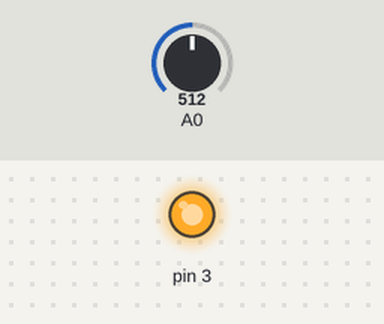
A sketch run on a simulated Arduino Uno, built with avr-gcc and run on an emulated ATmega328P. Shown: output pins drawn as LEDs (lit = HIGH). Inputs (shaded band) come from the test bench; at power-on: A0 = 512. What the sketch prints to the serial monitor is not drawn.

Above: at 0.1 s.
Timing chart, 0 to 1.6 s (numbered marks = the images above):
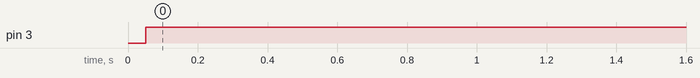

The sketch:

Laptop_Cooler.ino
```cpp
#include "print.h"
// resistance at 25 degrees C
static constexpr int THERMISTOR_NOMINAL = 10000;
// temp. for nominal resistance (almost always 25 C)
static constexpr int TEMPERATURE_NOMINAL = 25;
// how many samples to take and reading, more takes longer
// but is more 'smooth'
static constexpr int NUM_SAMPLES = 5;
// The beta coefficient of the thermistor (usually 3000-4000)
static constexpr int B_COEFFICIENT = 3950;
// the value of the 'other' resistor
static constexpr int SERIES_RESISTOR = 9995;

static constexpr int elements = 20;
float sma[elements] = {0};
int index = 0;

// static constexpr int historyElements = 50;
// float history[historyElements] = {0};
// int historyIndex = 0;
float integral = 0;

void setup()
{
  Serial.begin(9600);
  while (!Serial);
  analogReference(EXTERNAL);
  pinMode(A0, INPUT);
  pinMode(3, OUTPUT);
}

void loop()
{
  float samples;
  for (int i=0; i< NUM_SAMPLES; i++)
  {
    samples += analogRead(A0);
    delay(10);
  }
  samples /= NUM_SAMPLES;

  float resistance = 1023 / samples - 1;
  resistance = SERIES_RESISTOR / resistance;

  float steinhart;
  steinhart = resistance / THERMISTOR_NOMINAL;       // (R/Ro)
  steinhart = log(steinhart);                        // ln(R/Ro)
  steinhart /= B_COEFFICIENT;                        // 1/B * ln(R/Ro)
  steinhart += 1.0 / (TEMPERATURE_NOMINAL + 273.15); // + (1/To)
  steinhart = 1.0 / steinhart;                       // Invert
  steinhart -= 273.15;                               // convert to C

  sma[index] = steinhart;
  index = (index + 1) % elements;

  float average;
  for (int i = 0; i < elements; i++)
    average += sma[i];
  average /= elements;
  average += -0.9;

  static constexpr float setpoint = 4;
  static constexpr float Kp = 600;
  static constexpr float Ki = 3;
  float error = setpoint - average;
  // history[historyIndex] = error;
  // historyIndex = (historyIndex + 1) % historyElements;
  // float integral;
  // for (int i = 0; i < historyElements; i++)
  //   integral += history[i];
  integral += error;
  float integral2 = integral;
  float temp = 255 / Ki;
  if (integral > temp)
    integral = temp;
  if (integral < -temp)
    integral = -temp;
  long pwm = (long)((Kp * error) + (Ki * integral));
  long pwm2 = pwm;
  if (pwm < 50)
    pwm = 50;
  if (pwm > 255)
    pwm = 255;
  analogWrite(3, 255);

  print(average, " °C\n");//  error: ", error, "  integral: ", integral2, "  pwm: ", pwm2, "\n");

  delay(100);
}
```

print.h
```cpp
#ifndef PRINT_H
#define PRINT_H

// template<typename T, typename... Types>
// void print(T arg, Types... others) {
//   Serial.print(arg);
//   print(others...);
// }

void print() {}

template <typename T, typename... Types>
void print(T arg, Types... others)
{
  Serial.print(arg);
  print(others...);
}

#endif
```

Measured:
- by itself, pin 3: LOW → HIGH at 0.05 s
